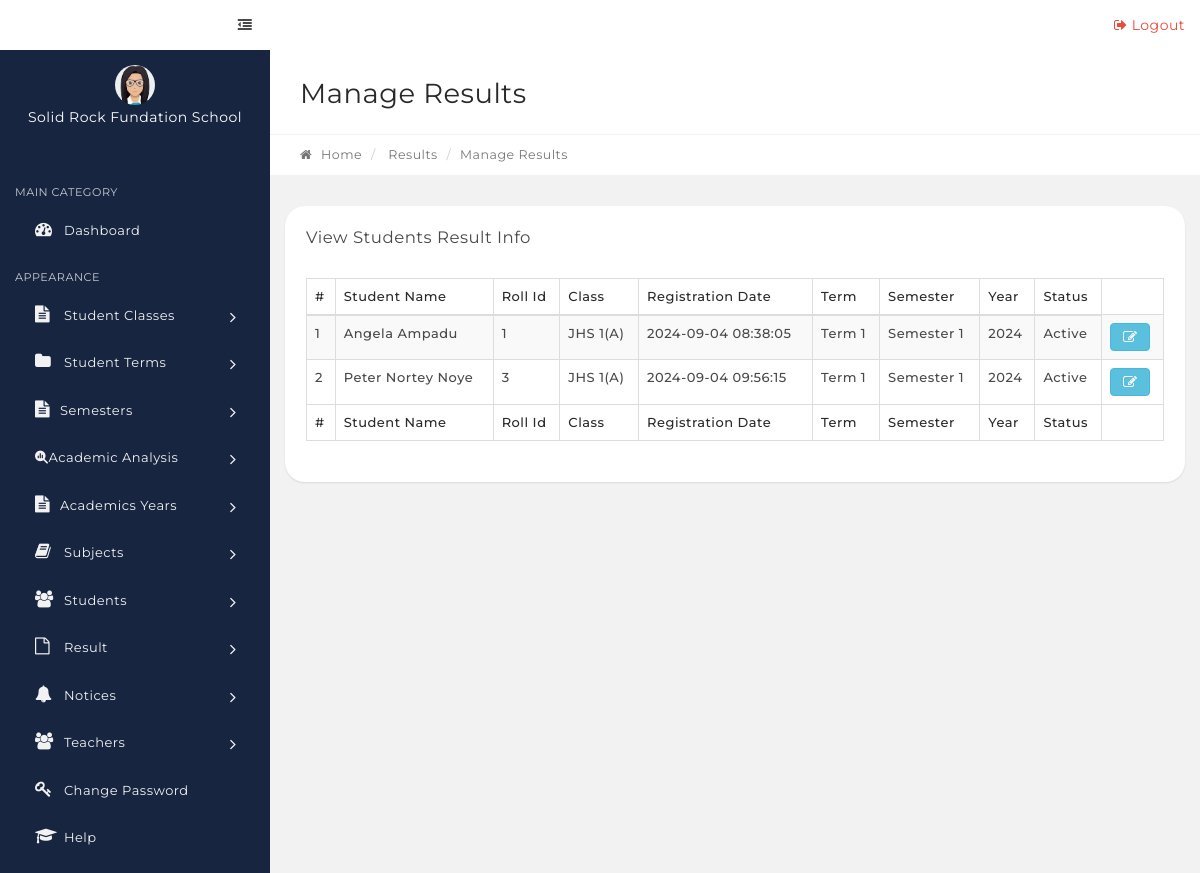
The app's page /srf/manage-results.php with its own data.
### tables this page shows
CREATE TABLE `tblstudents` (
  `StudentId` int(11) NOT NULL,
  `StudentName` varchar(100) DEFAULT NULL,
  `RollId` varchar(100) DEFAULT NULL,
  `StudentEmail` varchar(100) DEFAULT NULL,
  `Gender` varchar(10) DEFAULT NULL,
  `DOB` varchar(100) DEFAULT NULL,
  `ClassId` int(11) DEFAULT NULL,
  `RegDate` timestamp NULL DEFAULT CURRENT_TIMESTAMP,
  `UpdationDate` timestamp NULL DEFAULT NULL,
  `Status` int(1) DEFAULT NULL
);

CREATE TABLE `tblterms` (
  `id` int(11) NOT NULL,
  `term` varchar(20) NOT NULL,
 `Creationdate` timestamp NULL DEFAULT CURRENT_TIMESTAMP,
  `UpdationDate` timestamp NULL DEFAULT NULL
 );

CREATE TABLE `tblsemesters` (
  `id` int(11) NOT NULL,
  `semester` varchar(20) NOT NULL,
  `Creationdate` timestamp NULL DEFAULT CURRENT_TIMESTAMP,
  `UpdationDate` timestamp NULL DEFAULT NULL
 );

CREATE TABLE `tblyear` (
  `id` int(11) NOT NULL,
  `year` int(4) NOT NULL,
  `Creationdate` timestamp NULL DEFAULT CURRENT_TIMESTAMP,
  `UpdationDate` timestamp NULL DEFAULT NULL
 );

### srf/manage-results.php (the view, shortened to what this page needs)
<?php
include('includes/config.php');
if(strlen($_SESSION['alogin'])=="")
    {
    header("Location: index.php");
    }
    else{
?>
<link rel="stylesheet" type="text/css" href="assets/js/DataTables/datatables.min.css"/>
   <?php include('includes/topbar.php');?>
            <div class="content-wrapper">
                <div class="content-container">
<?php include('includes/leftbar.php');?>
                    <div class="main-page">
                        <div class="container-fluid">
                            <div class="row page-title-div">
                                <div class="col-md-6">
                                    <h2 class="title">Manage Results</h2>
                                </div>
                            </div>
                            <div class="row breadcrumb-div">
                                <div class="col-md-6">
                                    <ul class="breadcrumb">
            							<li><a href="dashboard.php"><i class="fa fa-home"></i> Home</a></li>
                                        <li> Results</li>
            							<li class="active">Manage Results</li>
            						</ul>
                                </div>
                            </div>
                        </div>
                        <section class="section">
                            <div class="container-fluid">
                                <div class="row">
                                    <div class="col-md-12">
                                        <div class="panel">
                                            <div class="panel-heading">
                                                <div class="panel-title">
                                                    <h5>View Students Result Info</h5>
                                                </div>
                                            </div>
                                            <div class="panel-body p-20">
                                                <table id="example" class="display table table-striped table-bordered" cellspacing="0" width="100%">
                                                    <thead>
                                                        <tr>
                                                            <th>#</th>
                                                            <th>Student Name</th>
                                                            <th>Roll Id</th>
                                                            <th>Class</th>
                                                            <th>Registration Date</th>
                                                            <th>Term</th>
                                                            <th>Semester</th>
                                                           <th>Year</th>
                                                           <th>Status</th>
                                                        </tr>
                                                    </thead>
                                                    <tfoot>
                                                        <tr>
                                                          <th>#</th>
                                                            <th>Student Name</th>
                                                            <th>Roll Id</th>
                                                            <th>Class</th>
                                                            <th>Registration Date</th>
                                                            <th>Term</th>
                                                            <th>Semester</th>
                                                            <th>Year</th>
                                                            <th>Status</th>
                                                        </tr>
                                                    </tfoot>
                                                    <tbody>
<?php $sql = "SELECT  distinct tblstudents.StudentName,tblstudents.RollId,tblstudents.RegDate,tblstudents.StudentId,tblstudents.Status,tblclasses.ClassName,tblclasses.Section,tblterms.term,tblterms.id,tblsemesters.semester,tblsemesters.id,tblyear.year,tblyear.id from tblresult join tblstudents on tblstudents.StudentId=tblresult.StudentId
join tblclasses on tblclasses.id=tblresult.ClassId
join tblterms on tblterms.id=tblresult.TermId
join tblsemesters on tblsemesters.id=tblresult.SemesterId
join tblyear on tblyear.id=tblresult.YearId
";
$query = $dbh->prepare($sql);
$query->execute();
$results=$query->fetchAll(PDO::FETCH_OBJ);
$cnt=1;
if($query->rowCount() > 0)
{
foreach($results as $result)
{   ?>
<tr>
 <td><?php echo htmlentities($cnt);?></td>
                                                            <td><?php echo htmlentities($result->StudentName);?></td>
                                                            <td><?php echo htmlentities($result->RollId);?></td>
                                                            <td><?php echo htmlentities($result->ClassName);?>(<?php echo htmlentities($result->Section);?>)</td>
                                                            <td><?php echo htmlentities($result->RegDate);?></td>
                                                             <td><?php echo htmlentities($result->term);?></td>
                                                              <td><?php echo htmlentities($result->semester);?></td>
                                                               <td><?php echo htmlentities($result->year);?></td>
                                                             <td><?php if($result->Status==1){
echo htmlentities('Active');
}
else{
   echo htmlentities('Blocked');
}
                                                                ?></td>
<td>
<a href="edit-result.php?stid=<?php echo htmlentities($result->StudentId);?>" class="btn btn-info"><i class="fa fa-edit" title="Edit Record"></i> </a>
</td>
</tr>
<?php $cnt=$cnt+1;}} ?>
                                                    </tbody>
                                                </table>
                                            </div>
                                        </div>
                                    </div>
                                                </div>
                                            </div>
                                        </div>
                                    </div>
                                </div>
<?php include('includes/footer.php');?>
<?php } ?>

### records on screen
tblstudents: StudentName "Angela Ampadu", RollId "1", ClassName "JHS 1", Section "A", RegDate "2024-09-04 08:38:05", tblterms.term "Term 1", tblsemesters.semester "Semester 1", tblyear.year "2024"
tblstudents: StudentName "Peter Nortey Noye", RollId "3", ClassName "JHS 1", Section "A", RegDate "2024-09-04 09:56:15", tblterms.term "Term 1", tblsemesters.semester "Semester 1", tblyear.year "2024"
